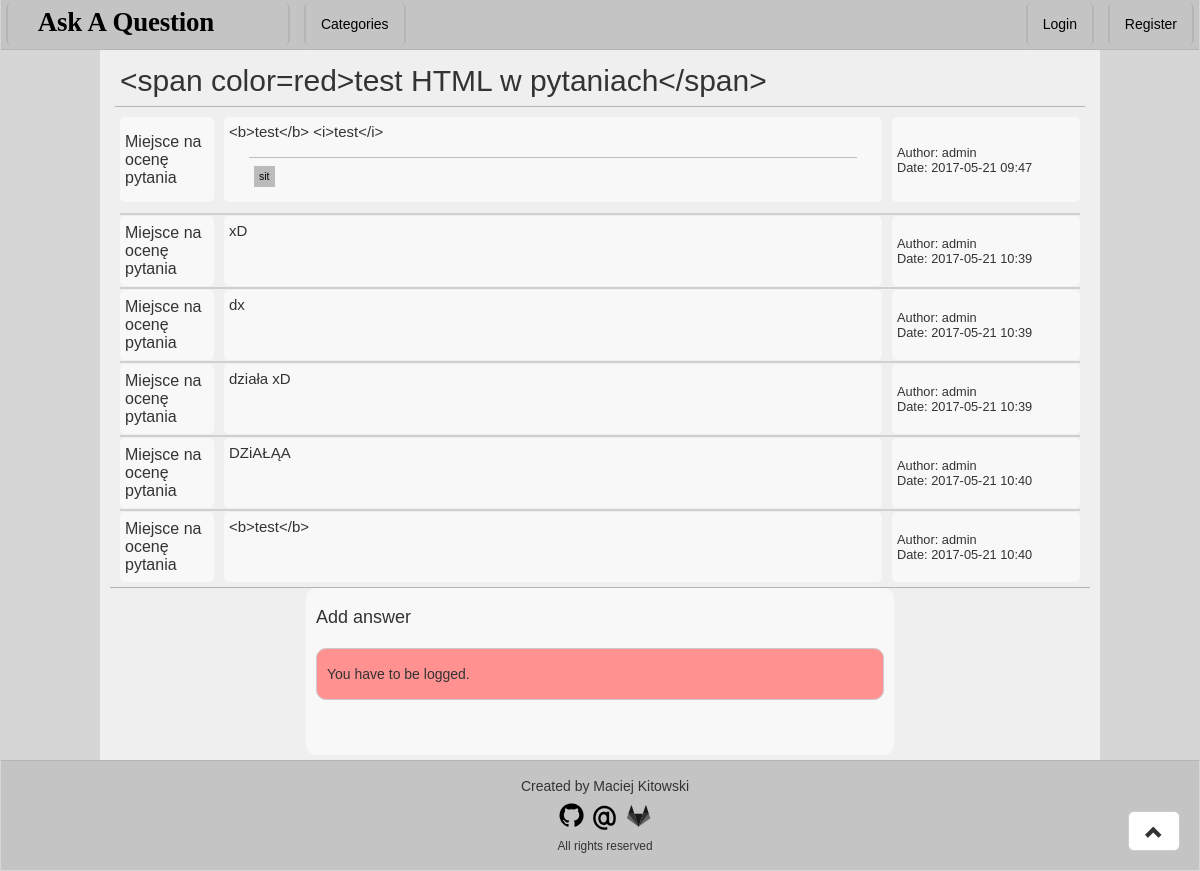
The app's page /question/80, older data.
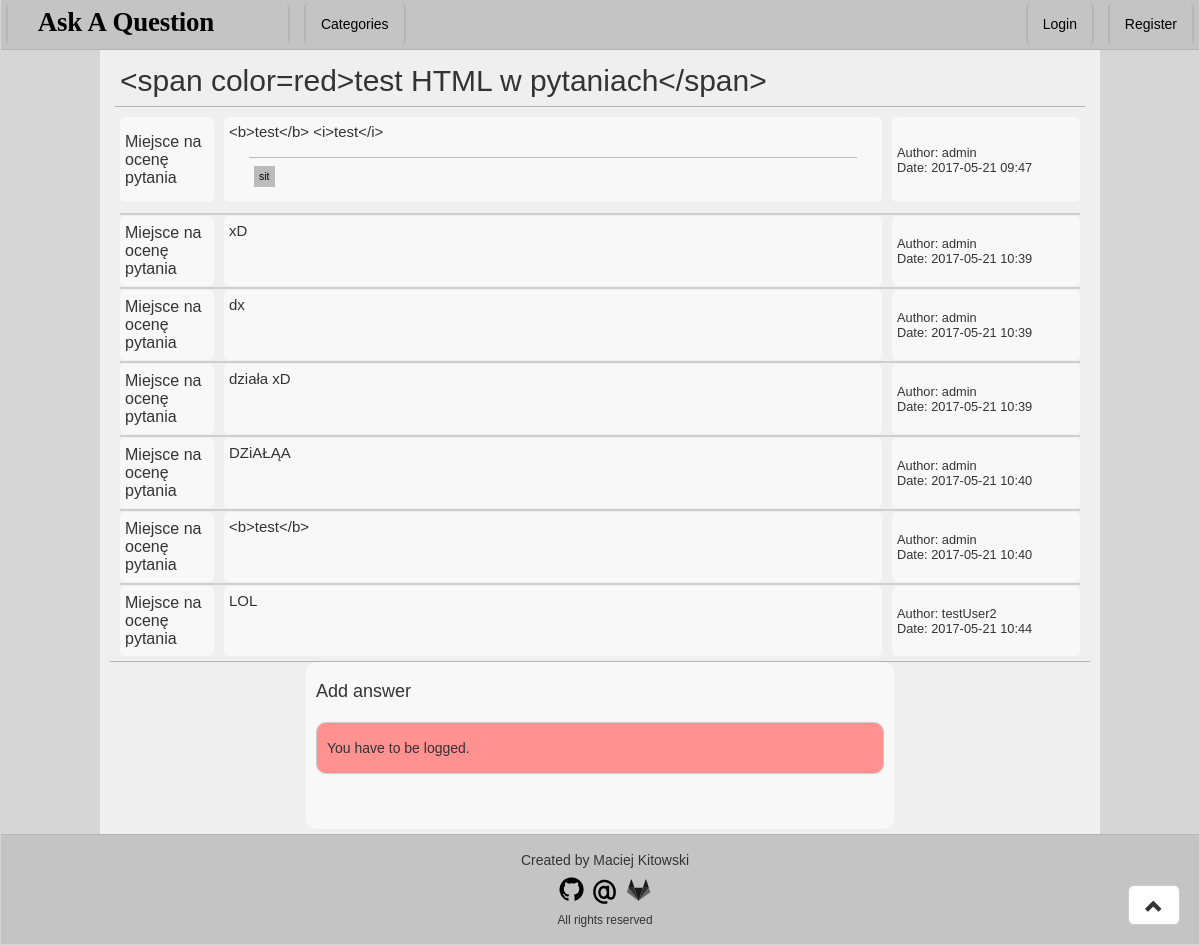
The same page, newer data.
### Question/models.py (models this page shows, shortened)
class Category(models.Model):
    name = models.SlugField('Name')
    class Meta:
        verbose_name = 'Category'
        verbose_name_plural = 'Categories'
    def __unicode__(self):
        return self.name
    def countReferences(obj):
        return Question.objects.filter(categories__in=[obj]).count()
    countReferences.short_description = 'References'

class Answer(models.Model):
    author = models.ForeignKey(User)
    answerDate = models.DateTimeField('Answer Date', auto_now_add=True)
    content = models.TextField('Content')
    votes = models.IntegerField('Votes', default=0)
    class Meta:
        verbose_name = 'Answer'
        verbose_name_plural = 'Answers'

### Question/views.py (the view, shortened to what this page needs)
# urls.py: url(r'^question/(?P<pk>[\d]+)', views.QuestionView.as_view(), name='question'),
class QuestionView(generic.DetailView):
    template_name = 'question.html'
    model = models.Question
    def get_context_data(self, **kwargs):
        context = super(QuestionView, self).get_context_data(**kwargs)
        return context

### Question/templates/question.html (shortened to what this page needs)
{% extends 'base.html' %}
{% load staticfiles %}
{% block CSS %}
    <link rel="stylesheet" href="{% static 'css/question.css' %}">
{% endblock %}
{% block content %}
    <div id="question">
        <div id="title">
            {{ question.title }}
        </div>
        <table>
            <tr>
                <td class="votes">
                    Miejsce na ocenę pytania
                </td>
                <td class="content">
                    {{ question.content }}
                    <div id="questionCategories">
                        {% for cat in question.categories.all %}
                            <a href = "/category/{{ cat }}/1" class = "category">{{ cat }}</a>
                        {% endfor %}
                    </div>
                </td>
                <td class="details">
                    <div class="author"> Author: {{ question.author }} </div>
                    <div class="date"> Date: {{ question.askDate|date:'Y-m-d H:i' }} </div>
                </td>
            </tr>
        </table>
    </div>
    <div id="answers">
        {% for ans in question.answers.all %}
            <table>
                <tr>
                    <td class="votes">
                        Miejsce na ocenę pytania
                    </td>
                    <td class="content">
                        {{ ans.content }}
                    </td>
                    <td class="details">
                        <div class="author"> Author: {{ ans.author }} </div>
                        <div class="date"> Date: {{ ans.answerDate|date:'Y-m-d H:i' }} </div>
                    </td>
                </tr>
                <hr/>
            </table>
        {% endfor %}
    </div>
    <div id="answerForm">
        <h4>Add answer</h4>
        {% if user.is_authenticated %}
            <form method="post" action="">
                {% csrf_token %}
                <div class="input-group">
                    <div class="input-group-addon"><i class="glyphicon glyphicon-pencil"></i></div>
                    <textarea class="form-control" rows="2" name="answer"></textarea>
                </div>
                <div class="SubmitButton">
                    <button type="submit" class="btn btn-primary" value="login">Send</button>
                </div>
            </form>
        {% else %}
            <div class="Error"> You have to be logged.</div>
        {% endif %}
    </div>
{% endblock %}

Row changes from the older to the newer data that the page shows:
added Answer: content "LOL", author "testUser2", answerDate "2017-05-21 10:44"
